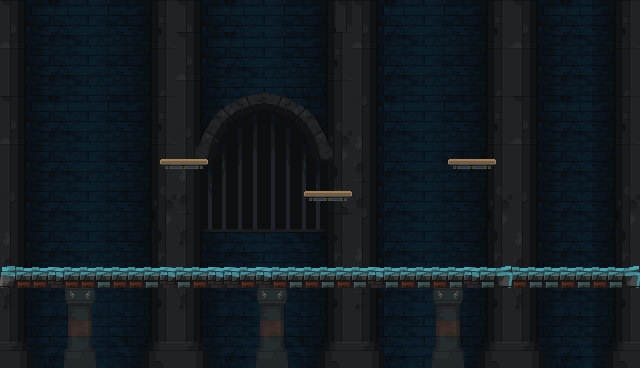

This game map was drawn from its Tiled (.tmx) file and the tilesets committed beside it. A one-line description and the trimmed map source follow:
An orthogonal 40x23 tile map with 16x16 px tiles, 2 tile layers (Background2, Background), 2 tilesets and 76 objects (70x coin).

<map version="1.8" tiledversion="1.8.4" orientation="orthogonal" renderorder="right-down" width="40" height="23" tilewidth="16" tileheight="16" infinite="0" nextlayerid="5" nextobjectid="78">
 <editorsettings>
  <export target="../7.lua" format="lua" />
 </editorsettings>
 <tileset firstgid="1" name="backgournd" tilewidth="16" tileheight="16" tilecount="391" columns="23">
  <image source="../../Assets/Legacy-Fantasy-VL.1 - Castle Prison/Legacy-Fantasy-VL.1 - Castle Prison/Assets/Background.png" width="368" height="272" />
 </tileset>
 <tileset firstgid="392" name="map" tilewidth="16" tileheight="16" tilecount="180" columns="9">
  <image source="../../Assets/Legacy-Fantasy-VL.1 - Castle Prison/Legacy-Fantasy-VL.1 - Castle Prison/Assets/Assets.png" width="144" height="320" />
 </tileset>
 <layer id="1" name="Background2" width="40" height="23">
  <data>[920 cells, 920 non-empty, 348 distinct tile ids]</data>
 </layer>
 <layer id="2" name="Background" width="40" height="23">
  <data>[920 cells, 128 non-empty, 26 distinct tile ids]</data>
 </layer>
 <objectgroup id="4" name="Entity">
  <object id="4" name="Buddah" type="coin" x="68.5" y="63">
   <ellipse />
  </object>
  <object id="5" name="Buddah" type="coin" x="89.5" y="63.5">
   <ellipse />
  </object>
  <object id="6" name="Buddah" type="coin" x="109.5" y="63">
   <ellipse />
  </object>
  <object id="7" name="Buddah" type="coin" x="130" y="64">
   <ellipse />
  </object>
  <object id="8" name="Buddah" type="coin" x="100" y="79.5">
   <ellipse />
  </object>
  <object id="9" name="Buddah" type="coin" x="100.5" y="97">
   <ellipse />
  </object>
  <object id="10" name="Buddah" type="coin" x="100.5" y="115">
   <ellipse />
  </object>
  <object id="11" name="Buddah" type="coin" x="99.5" y="133.5">
   <ellipse />
  </object>
  <object id="12" name="Buddah" type="coin" x="165" y="61.5">
   <ellipse />
  </object>
  <object id="13" name="Buddah" type="coin" x="165" y="80">
   <ellipse />
  </object>
  <object id="14" name="Buddah" type="coin" x="165" y="98.5">
   <ellipse />
  </object>
  <object id="15" name="Buddah" type="coin" x="164.5" y="115.5">
   <ellipse />
  </object>
  <object id="16" name="Buddah" type="coin" x="165" y="133.5">
   <ellipse />
  </object>
  <object id="17" name="Buddah" type="coin" x="187" y="100">
   <ellipse />
  </object>
  <object id="18" name="Buddah" type="coin" x="206.5" y="100.5">
   <ellipse />
  </object>
  <object id="19" name="Buddah" type="coin" x="206" y="119">
   <ellipse />
  </object>
  <object id="20" name="Buddah" type="coin" x="206" y="136">
   <ellipse />
  </object>
  <object id="21" name="Buddah" type="coin" x="248" y="134.5">
   <ellipse />
  </object>
  <object id="22" name="Buddah" type="coin" x="248" y="121">
   <ellipse />
  </object>
  <object id="23" name="Buddah" type="coin" x="248.5" y="105">
   <ellipse />
  </object>
  <object id="24" name="Buddah" type="coin" x="248.5" y="87.5">
   <ellipse />
  </object>
  <object id="25" name="Buddah" type="coin" x="248.5" y="72.5">
   <ellipse />
  </object>
  <object id="26" name="Buddah" type="coin" x="262" y="60.5">
   <ellipse />
  </object>
  <object id="27" name="Buddah" type="coin" x="282" y="60.5">
   <ellipse />
  </object>
  <object id="28" name="Buddah" type="coin" x="295" y="71.5">
   <ellipse />
  </object>
  <object id="29" name="Buddah" type="coin" x="296" y="88">
   <ellipse />
  </object>
  <object id="30" name="Buddah" type="coin" x="296.5" y="105">
   <ellipse />
  </object>
  <object id="31" name="Buddah" type="coin" x="297" y="121">
   <ellipse />
  </object>
  <object id="32" name="Buddah" type="coin" x="295" y="134.5">
   <ellipse />
  </object>
  <object id="34" name="Buddah" type="coin" x="264.5" y="105.5">
   <ellipse />
  </object>
  <object id="35" name="Buddah" type="coin" x="278.5" y="105.5">
   <ellipse />
  </object>
  <object id="36" name="Buddah" type="coin" x="333" y="132">
   <ellipse />
  </object>
  <object id="37" name="Buddah" type="coin" x="333.5" y="115.5">
   <ellipse />
  </object>
  <object id="38" name="Buddah" type="coin" x="332" y="97.5">
   <ellipse />
  </object>
  <object id="39" name="Buddah" type="coin" x="207" y="81">
   <ellipse />
  </object>
  <object id="40" name="Buddah" type="coin" x="206.5" y="63">
   <ellipse />
  </object>
  <object id="41" name="Buddah" type="coin" x="331.5" y="79.5">
   <ellipse />
  </object>
  <object id="42" name="Buddah" type="coin" x="332.5" y="62">
   <ellipse />
  </object>
  <object id="43" name="Buddah" type="coin" x="349.5" y="72">
   <ellipse />
  </object>
  <object id="44" name="Buddah" type="coin" x="360.5" y="85.5">
   <ellipse />
  </object>
  <object id="45" name="Buddah" type="coin" x="368.5" y="100">
   <ellipse />
  </object>
  <object id="46" name="Buddah" type="coin" x="376.5" y="116.5">
   <ellipse />
  </object>
  <object id="47" name="Buddah" type="coin" x="385" y="128.5">
   <ellipse />
  </object>
  <object id="48" name="Buddah" type="coin" x="386.5" y="111.5">
   <ellipse />
  </object>
  <object id="49" name="Buddah" type="coin" x="387.5" y="96">
   <ellipse />
  </object>
  <object id="50" name="Buddah" type="coin" x="387" y="79">
   <ellipse />
  </object>
  <object id="51" name="Buddah" type="coin" x="387" y="62.5">
   <ellipse />
  </object>
  <object id="52" name="Buddah" type="coin" x="424.5" y="61.5">
   <ellipse />
  </object>
  <object id="53" name="Buddah" type="coin" x="425.5" y="78">
   <ellipse />
  </object>
  <object id="54" name="Buddah" type="coin" x="426.5" y="93">
   <ellipse />
  </object>
  <object id="55" name="Buddah" type="coin" x="426.5" y="109">
   <ellipse />
  </object>
  <object id="56" name="Buddah" type="coin" x="427" y="126.5">
   <ellipse />
  </object>
  <object id="57" name="Buddah" type="coin" x="446" y="93.5">
   <ellipse />
  </object>
  <object id="58" name="Buddah" type="coin" x="457" y="80.5">
   <ellipse />
  </object>
  <object id="59" name="Buddah" type="coin" x="470.5" y="68.5">
   <ellipse />
  </object>
  <object id="60" name="Buddah" type="coin" x="458.5" y="107.5">
   <ellipse />
  </object>
  <object id="61" name="Buddah" type="coin" x="472.5" y="121">
   <ellipse />
  </object>
  <object id="62" name="Buddah" type="coin" x="484.5" y="58">
   <ellipse />
  </object>
  <object id="63" name="Buddah" type="coin" x="489.5" y="128.5">
   <ellipse />
  </object>
  <object id="64" name="Buddah" type="coin" x="566.5" y="48.5">
   <ellipse />
  </object>
  <object id="65" name="Buddah" type="coin" x="545.5" y="50">
   <ellipse />
  </object>
  <object id="66" name="Buddah" type="coin" x="532" y="58">
   <ellipse />
  </object>
  <object id="67" name="Buddah" type="coin" x="523.5" y="70.5">
   <ellipse />
  </object>
  <object id="68" name="Buddah" type="coin" x="533" y="85.5">
   <ellipse />
  </object>
  <object id="69" name="Buddah" type="coin" x="549.5" y="92">
   <ellipse />
  </object>
  <object id="70" name="Buddah" type="coin" x="568" y="95">
   <ellipse />
  </object>
  <object id="71" name="Buddah" type="coin" x="574" y="108.5">
   <ellipse />
  </object>
  <object id="72" name="Buddah" type="coin" x="565" y="123.5">
   <ellipse />
  </object>
  <object id="73" name="Buddah" type="coin" x="547" y="129">
   <ellipse />
  </object>
  <object id="74" name="Buddah" type="coin" x="529" y="131.5">
   <ellipse />
  </object>
 </objectgroup>
 <objectgroup id="3" name="Collide">
  <object id="1" x="-0.917" y="272" width="647.334" height="96">
   <properties>
    <property name="collidable" type="bool" value="true" />
   </properties>
  </object>
  <object id="2" x="-5.417" y="0" width="12.834" height="365">
   <properties>
    <property name="collidable" type="bool" value="true" />
   </properties>
  </object>
  </objectgroup>
</map>
<!-- 4 of 76 objects omitted -->
